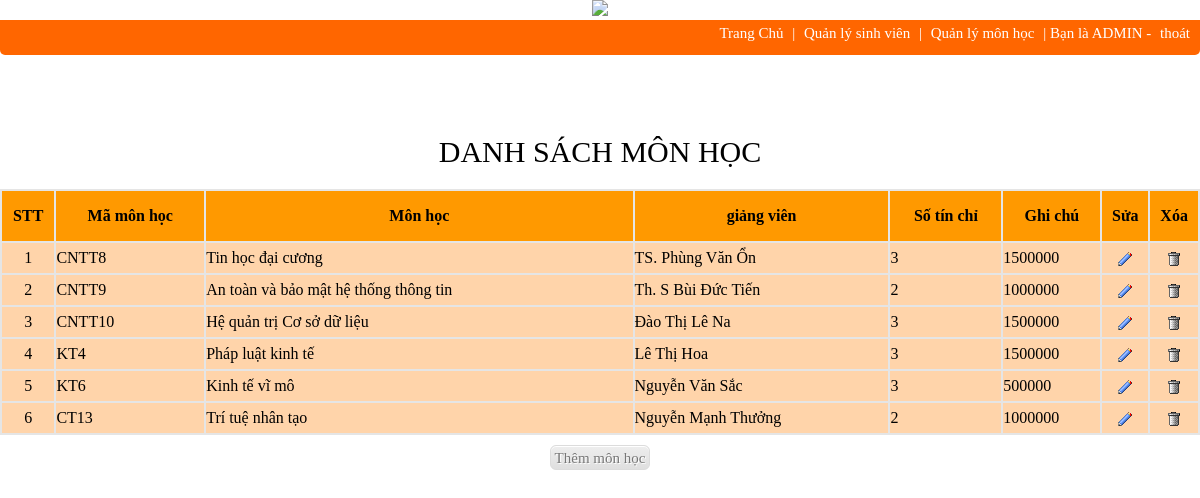
Screenshot of /view/quanlymonhoc.php with the database file from the repository.
### tables this page shows
CREATE TABLE `monhoc` (
  `mamonhoc` varchar(50) NOT NULL,
  `tenmonhoc` varchar(50) NOT NULL,
  `giangvien` varchar(50) NOT NULL,
  `lichhoc` varchar(50) DEFAULT NULL,
  `sotinchi` int(10) NOT NULL,
  `hocphi` varchar(50) DEFAULT NULL,
  `makhoa` varchar(10) NOT NULL
);

### view/quanlymonhoc.php (the view, shortened to what this page needs)
<!DOCTYPE html>
<html>
<head>
</head>
<body>
  <div>
    <div align="center">
      <a href="">
        <img width="100px" src="https://image.exam24h.com/public/exam24h-wiki/attribute/90211c9cca2c6ee1525ba51ba9f86b60.PNG">
      </a>
    </div>
    <div id="menu">
      <a href="../trangchu2.php">Trang Chủ</a>
      |
      <a href="quanlysinhvien.php">Quản lý sinh viên</a>
      |
      <a href="quanlymonhoc.php">Quản lý môn học</a>
      |
      Bạn là ADMIN -
      <a href="../login.php">thoát</a>
    </div>
  </div>
  <div style="padding-top: 60px">
    <div>
      <div align="center" style="font-size: 30px; margin: 20px">DANH SÁCH MÔN HỌC</div>
      <div>
        <form action="" method="POST">
          <table align="center" width="100%" style="vertical-align: middle; border: 1px;border-color:#e5e5e5;  background: #e5e5e5;">
            <tbody>
              <tr style="height: 50px; text-align: center; vertical-align:middle; background: #FF9900;">
                <td><b>STT</b></td>
                <td><b>Mã môn học</b></td>
                <td><b>Môn học</b></td>
                <td><b>giảng viên</b></td>
                <td><b>Số tín chỉ</b></td>
                <td><b>Ghi chú</b></td>
                <td><b>Sửa</b></td>
                <td><b>Xóa</b></td>
              </tr>
              <?php
              include_once("../publish/connect.php");
              $sql = "SELECT * FROM monhoc ";
              $kq = mysqli_query($conn, $sql);
              $id = 0;
              while ($row = mysqli_fetch_array($kq)) {
                $mamonhoc = $row['mamonhoc'];
                $id += 1;
                echo "<tr style='background: #ffd4aa; height: 30px; vertical-align: middle;'>";
                echo "<td style='text-align:center;'>" . $id . "</td>";
                echo "<td>" . $row['mamonhoc'] . "</td>";
                echo "<td>" . $row['tenmonhoc'] . "</td>";
                echo "<td>" . $row['giangvien'] . "</td>";
                echo "<td>" . $row['sotinchi'] . "</td>";
                echo "<td>" . $row['hocphi'] . "</td>";
                echo "<td align='center' ><a href='../Controller/update_monhoc.php?mamonhoc=" . $mamonhoc . "'><img align='center' src='../img/edit.gif'></a></td>";
                echo "<td align='center'><a href='../Controller/delete_monhoc.php?mamonhoc=" . $mamonhoc . "'><img align='center' src='../img/delete.gif'></a></td>";
                echo "</tr>";
              }
              ?>
            </tbody>
          </table>
        </form>
      </div>
      <div align="center">
        <form method="POST" action="../controller/add_monhoc.php" style="margin: 10px"><input class="button" type="submit" name="" value="Thêm môn học"></form>
      </div>
</body>
</html>

### view/quanlymonhoc.php (style rules this page uses)
* { margin: 0; padding: 0; }
.button { -moz-box-shadow: inset 0px 1px 0px 0px #ffffff; -webkit-box-shadow: inset 0px 1px 0px 0px #ffffff; box-shadow: inset 0px 1px 0px 0px #ffffff; background: -webkit-gradient(linear, left top, left bottom, color-stop(0.05, #ededed), color-stop(1, #dfdfdf)); background: -moz-linear-gradient(center top, #ededed 5%, #dfdfdf 100%); filter: progid:DXImageTransform.Microsoft.gradient(startColorstr='#ededed', endColorstr='#dfdfdf'); background-color: #ededed; -webkit-border-top-left-radius: 6px; -moz-border-radius-topleft: 6px; border-top-left-radius: 6px; -webkit-border-top-right-radius: 6px; -moz-border-radius-topright: 6px; border-top-right-radius: 6px; -webkit-border-bottom-right-radius: 6px; -moz-border-radius-bottomright: 6px; border-bottom-right-radius: 6px; -webkit-border-bottom-left-radius: 6px; -moz-border-radius-bottomleft: 6px; border-bottom-left-radius: 6px; text-indent: 0; border: 1px solid #dcdcdc; display: inline-block; color: #777777; font-family: Times New Roman; font-size: 15px; font-weight: normal; font-style: normal; height: 25px; line-height: 25px; width: 100px; text-decoration: none; text-align: center; text-shadow: 1px 1px 0px #ffffff; }
#menu { font-size: 15px; color: white; padding: 5px 5px 0 5px; background-color: #FF6600; height: 30px; top: 89px; right: 0px; text-align: right; border-bottom-left-radius: 5px; border-bottom-right-radius: 5px; }
#menu a { color: white; padding: 5px; text-decoration: none; text-align: center; right: 5px; }

### rows the page displays
monhoc: mamonhoc "CNTT8", tenmonhoc "Tin học đại cương", giangvien "TS. Phùng Văn Ổn", sotinchi "3", hocphi "1500000"
monhoc: mamonhoc "CNTT9", tenmonhoc "An toàn và bảo mật hệ thống thông tin", giangvien "Th. S Bùi Đức Tiến", sotinchi "2", hocphi "1000000"
monhoc: mamonhoc "CNTT10", tenmonhoc "Hệ quản trị Cơ sở dữ liệu", giangvien "Đào Thị Lê Na", sotinchi "3", hocphi "1500000"
monhoc: mamonhoc "KT4", tenmonhoc "Pháp luật kinh tế", giangvien "Lê Thị Hoa", sotinchi "3", hocphi "1500000"
monhoc: mamonhoc "KT6", tenmonhoc "Kinh tế vĩ mô", giangvien "Nguyễn Văn Sắc", sotinchi "3", hocphi "500000"
monhoc: mamonhoc "CT13", tenmonhoc "Trí tuệ nhân tạo", giangvien "Nguyễn Mạnh Thưởng", sotinchi "2", hocphi "1000000"
